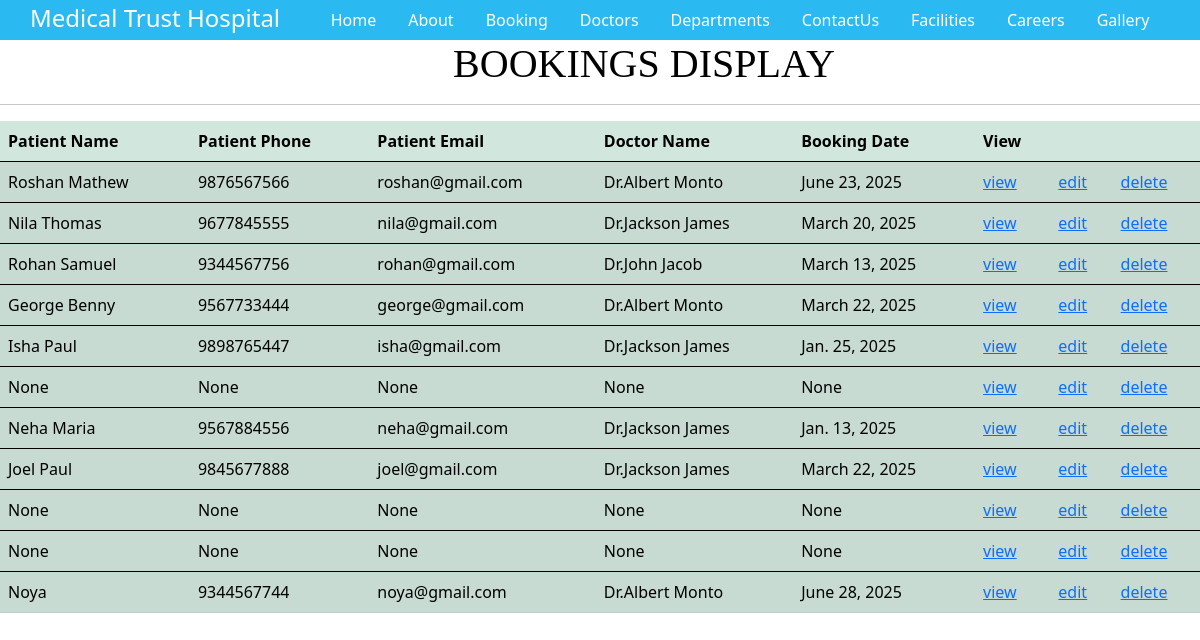
Screenshot of /bookingdisplay with the database file from the repository.
### secondapp/models.py (models this page shows, shortened)
class BookingModel(models.Model):
    patient_name=models.CharField(max_length=50,null=True,blank=True)
    patient_phone=models.CharField(max_length=11,null=True,blank=True)
    patient_email=models.EmailField(null=True,blank=True)
    doctor_name=models.CharField(max_length=50,null=True,blank=True)
    booking_date=models.DateField(null=True,blank=True)

### secondapp/views.py (the view)
# urls.py: path('bookingdisplay',views.BookingDisplay,name='bookingdisplay'),
def BookingDisplay(request):
    book=BookingModel.objects.all()
    return render(request,'bookingdisplay.html',{'book':book})

### templates/bookingdisplay.html (shortened to what this page needs)
{% extends 'base.html' %}
{% load static %}
{% block content %}
<link href="{% static 'css/doctorstyle.css' %}" rel="stylesheet">
   <link href="https://cdn.jsdelivr.net/npm/bootstrap@5.0.2/dist/css/bootstrap.min.css" rel="stylesheet">
  <div class="p2">
        <h1>BOOKINGS DISPLAY</h1>
      </div>
   <hr>
<table class="table table-striped table-hover table-success">
  <thead>
            <tr>
                <th>Patient Name</th>
                <th>Patient Phone</th>
                <th>Patient Email</th>
                <th>Doctor Name</th>
                <th>Booking Date</th>
                <th>View</th>
                <th></th>
                <th></th>
            </tr>
        </thead>
    {% for item in book %}
   <tbody>
            <tr>
                <td>{{item.patient_name}}</td>
                <td>{{item.patient_phone}}</td>
                <td>{{item.patient_email}}</td>
              <td>{{item.doctor_name}}</td>
              <td>{{item.booking_date}}</td>
                 <td><a href="{% url 'bookingsingleview' item.id %}">view</a>
                <td><a href="{% url 'bookingedit' item.id %}">edit</a></td>
                <td><a href="{% url 'bookingdelete' item.id %}">delete</a></td>
            </tr>
        </tbody>
{% endfor %}
</table>
 {% endblock %}

### static/css/doctorstyle.css (style rules this page uses)
h1 { text-align: center; color:black; font-family:stencil; padding-right:16% }

### rows the page displays
BookingModel: patient_name "Roshan Mathew", patient_phone "9876567566", patient_email "roshan@gmail.com", doctor_name "Dr.Albert Monto", booking_date "June 23, 2025"
BookingModel: patient_name "Nila Thomas", patient_phone "9677845555", patient_email "nila@gmail.com", doctor_name "Dr.Jackson James", booking_date "March 20, 2025"
BookingModel: patient_name "Rohan Samuel", patient_phone "9344567756", patient_email "rohan@gmail.com", doctor_name "Dr.John Jacob", booking_date "March 13, 2025"
BookingModel: patient_name "George Benny", patient_phone "9567733444", patient_email "george@gmail.com", doctor_name "Dr.Albert Monto", booking_date "March 22, 2025"
BookingModel: patient_name "Isha Paul", patient_phone "9898765447", patient_email "isha@gmail.com", doctor_name "Dr.Jackson James", booking_date "Jan. 25, 2025"
BookingModel: patient_name "None", patient_phone "None", patient_email "None", doctor_name "None", booking_date "None"
BookingModel: patient_name "Neha Maria", patient_phone "9567884556", patient_email "neha@gmail.com", doctor_name "Dr.Jackson James", booking_date "Jan. 13, 2025"
BookingModel: patient_name "Joel Paul", patient_phone "9845677888", patient_email "joel@gmail.com", doctor_name "Dr.Jackson James", booking_date "March 22, 2025"
BookingModel: patient_name "None", patient_phone "None", patient_email "None", doctor_name "None", booking_date "None"
BookingModel: patient_name "None", patient_phone "None", patient_email "None", doctor_name "None", booking_date "None"
BookingModel: patient_name "Noya", patient_phone "9344567744", patient_email "noya@gmail.com", doctor_name "Dr.Albert Monto", booking_date "June 28, 2025"
